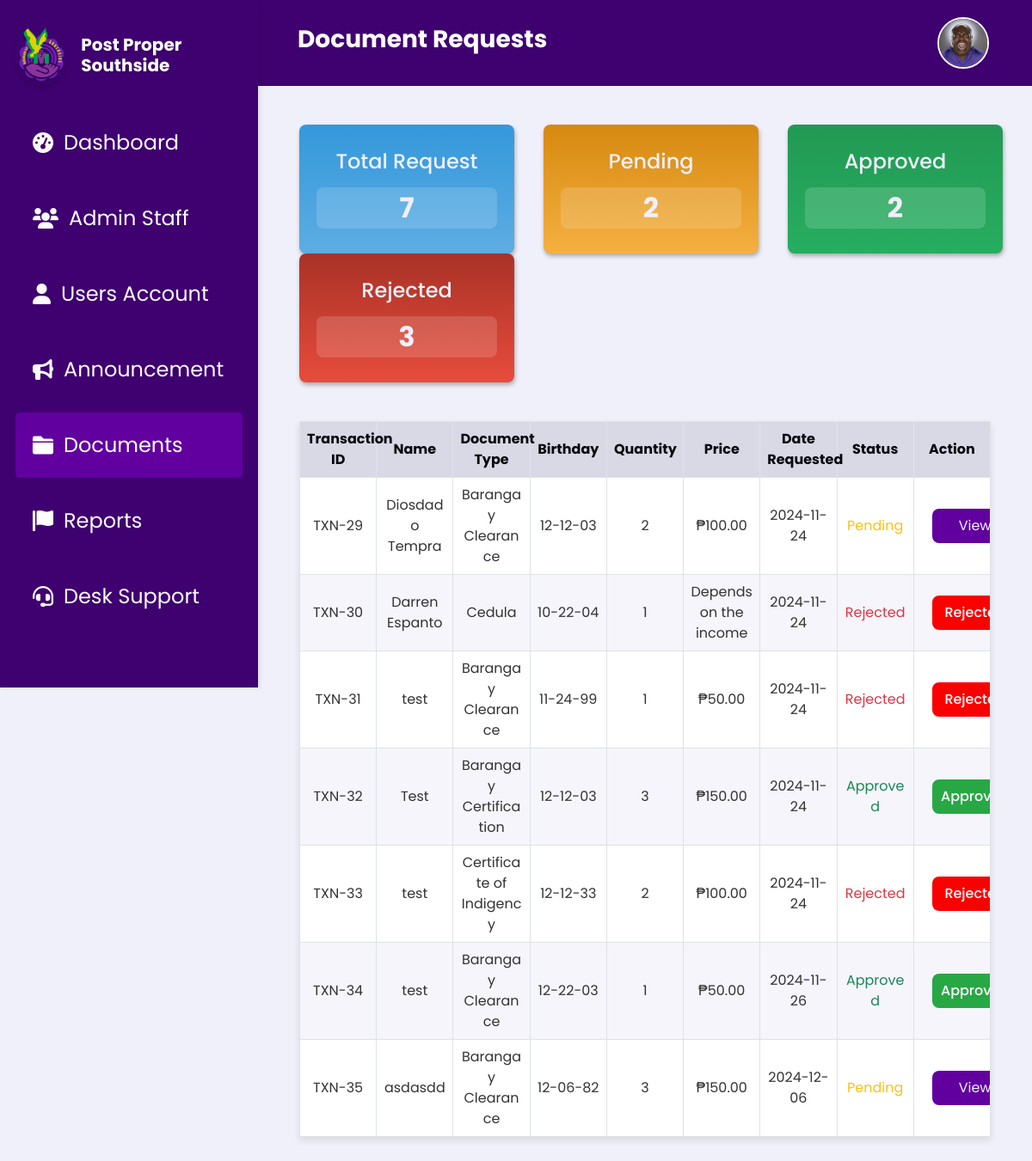
/documents.php (signed in), run on an earlier commit of the app's database.
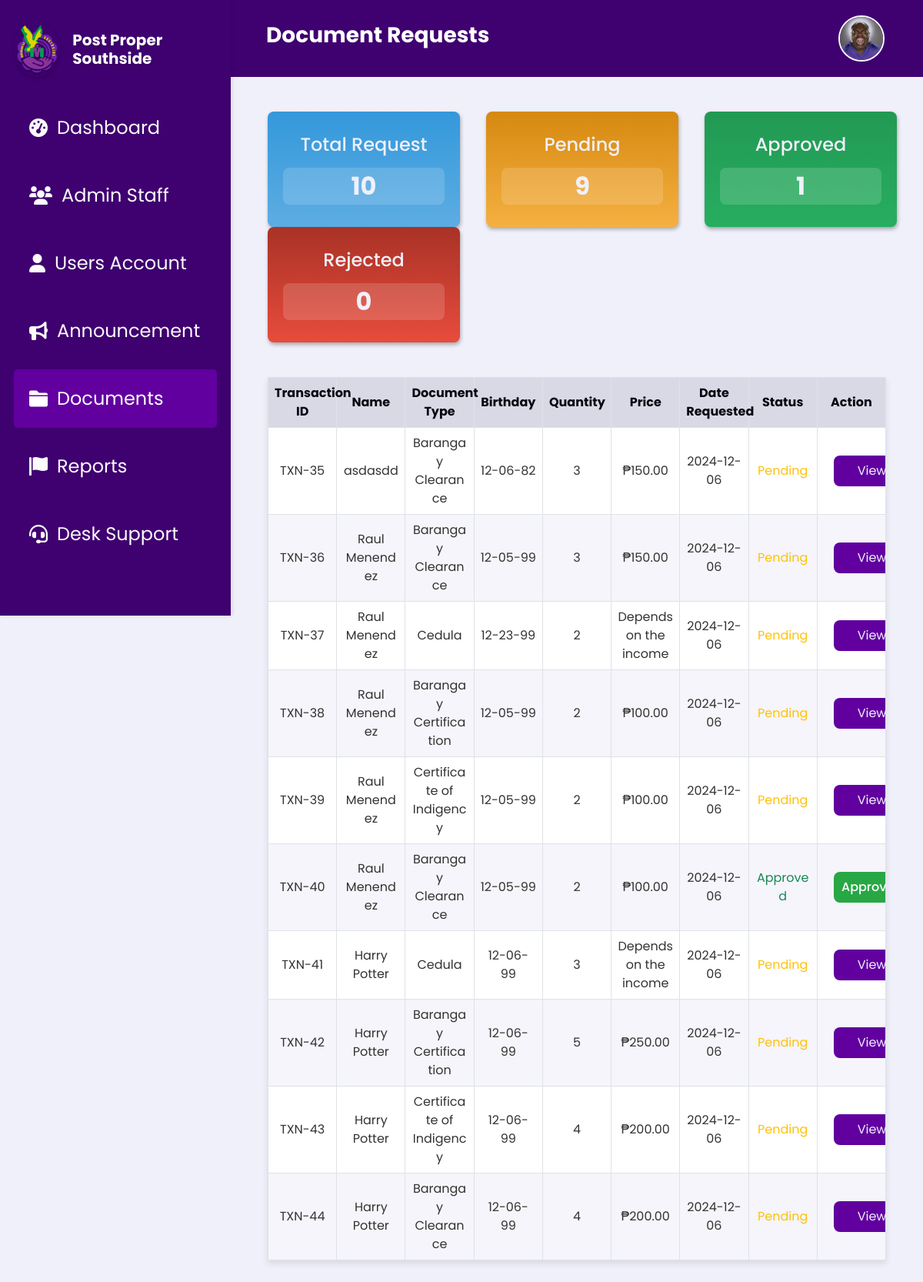
And on a later commit of the database.
### tables this page shows
CREATE TABLE `document_requests` (
  `Id` int(11) NOT NULL,
  `userId` int(11) DEFAULT NULL,
  `DocumentType` varchar(100) NOT NULL DEFAULT 'Barangay Clearance',
  `Name` varchar(255) NOT NULL,
  `Address` varchar(255) DEFAULT NULL,
  `TIN_No` varchar(50) DEFAULT NULL,
  `CTC_No` varchar(50) DEFAULT NULL,
  `Alias` varchar(100) DEFAULT NULL,
  `Age` int(11) DEFAULT NULL,
  `birthday` varchar(10) DEFAULT NULL,
  `PlaceOfBirth` varchar(255) DEFAULT NULL,
  `Occupation` varchar(255) DEFAULT NULL,
  `LengthOfStay` int(11) DEFAULT NULL,
  `Citizenship` varchar(100) DEFAULT NULL,
  `Gender` varchar(10) DEFAULT NULL,
  `CivilStatus` varchar(50) DEFAULT NULL,
  `Purpose` text DEFAULT NULL,
  `Status` varchar(50) DEFAULT NULL,
  `Quantity` int(11) DEFAULT NULL,
  `DateRequested` varchar(255) DEFAULT NULL,
  `valid_id` longtext NOT NULL,
  `valid_id_front` longtext DEFAULT NULL,
  `valid_id_back` longtext DEFAULT NULL,
  `request_picture` longtext NOT NULL,
  `rejection_reason` varchar(255) NOT NULL
);

### documents.php (the view, shortened to what this page needs)
<?php
include 'db.php';
function calculatePrice($documentType, $quantity) {
    switch($documentType) {
        case 'Barangay Clearance':
        case 'Barangay Certification':
        case 'Certificate of Indigency':
            return "₱" . number_format(50.00 * $quantity, 2);
        case 'Cedula':
            return 'Depends on the income';
    }
}
$query = "SELECT Id, Name, DocumentType, Quantity, birthday, DateRequested, Status FROM document_requests";
$stmt = $conn->prepare($query);
$stmt->execute();
$documentRequests = $stmt->fetchAll(PDO::FETCH_ASSOC);
$totalRequestQuery = "SELECT COUNT(*) AS total FROM document_requests";
$pendingCountQuery = "SELECT COUNT(*) AS pending FROM document_requests WHERE LOWER(Status) = 'pending'";
$approvedCountQuery = "SELECT COUNT(*) AS approved FROM document_requests WHERE LOWER(Status) = 'approved'";
$rejectedCountQuery = "SELECT COUNT(*) AS rejected FROM document_requests WHERE LOWER(Status) = 'rejected'";
$totalRequest = $conn->query($totalRequestQuery)->fetch(PDO::FETCH_ASSOC)['total'];
$pendingCount = $conn->query($pendingCountQuery)->fetch(PDO::FETCH_ASSOC)['pending'];
$approvedCount = $conn->query($approvedCountQuery)->fetch(PDO::FETCH_ASSOC)['approved'];
$rejectedCount = $conn->query($rejectedCountQuery)->fetch(PDO::FETCH_ASSOC)['rejected'];
?>
<!DOCTYPE html>
<html lang="en">
<head>
    <link rel="stylesheet" href="https://cdn.jsdelivr.net/npm/bootstrap@5.0.2/dist/css/bootstrap.min.css">
    <link rel="stylesheet" href="css/Documents.css">
</head>
<body>
<?php
    $pageTitle = "Document Requests";
    include 'header.php';
    include 'sidebar.php';
?>
<div class="main-content px-4">
    <div class="statistic-container row text-center ">
        <div class="col">
            <div class="card card-request">
                <h2 class="card-title">Total Request</h2>
                <div class="card-text" >
                    <?php echo $totalRequest; ?>
                </div>
            </div>
        </div>
        <div class="col">
            <div class="card card-pending">
                <h2 class="card-title">Pending</h2>
                <div class="card-text" >
                    <?php echo $pendingCount; ?>
                </div>
            </div>
        </div>
        <div class="col">
            <div class="card card-approved">
                <h2 class="card-title">Approved</h2>
                <div class="card-text" >
                    <?php echo $approvedCount; ?>
                </div>
            </div>
        </div>
        <div class="col">
            <div class="card card-rejected">
                <h2 class="card-title">Rejected</h2>
                <div class="card-text">
                    <?php echo $rejectedCount; ?>
                </div>
            </div>
        </div>
    </div>
    <div class="table-responsive">
    <table class="table table-bordered mb-0">
        <thead>
            <tr>
                <th data-sort="number">Transaction ID</th>
                <th data-sort="string">Name</th>
                <th data-sort="string">Document Type</th>
                <th data-sort="string">Birthday</th>
                <th data-sort="number">Quantity</th>
                <th data-sort="string">Price</th>
                <th data-sort="date">Date Requested</th>
                <th data-sort="status">Status</th>
                <th>Action</th>
            </tr>
        </thead>
        <tbody>
            <?php
            if (!empty($documentRequests)) {
                foreach ($documentRequests as $row) {
                    echo "<tr>";
                    echo "<td>TXN-" . htmlspecialchars($row['Id']) . "</td>";
                    echo "<td>" . htmlspecialchars($row['Name']) . "</td>";
                    echo "<td>" . htmlspecialchars($row['DocumentType']) . "</td>";
                    echo "<td>" . htmlspecialchars($row['birthday']) . "</td>";
                    echo "<td>" . htmlspecialchars($row['Quantity']) . "</td>";
                    echo "<td>" . calculatePrice($row['DocumentType'], $row['Quantity']) . "</td>";
                    echo "<td>" . htmlspecialchars($row['DateRequested']) . "</td>";
                    $statusClass = '';
                    switch(strtolower($row['Status'])) {
                        case 'pending':
                            $statusClass = 'text-warning';
                            break;
                        case 'approved':
                            $statusClass = 'text-success';
                            break;
                        case 'rejected':
                            $statusClass = 'text-danger';
                            break;
                    }
                    echo "<td class='{$statusClass}'>" . ucfirst(htmlspecialchars(strtolower($row['Status']))) . "</td>";
                    if (strtolower($row['Status']) === 'rejected') {
                        echo '<td><button class="action-button button-rejected" disabled>Rejected</button></td>';
                    } elseif (strtolower($row['Status']) === 'approved') {
                        echo '<td><button class="action-button button-approved" disabled>Approved</button></td>';
                    } else {
                        echo '<td><a href="document_verify.php?id=' . htmlspecialchars($row['Id']) . '" class="action-button">View</a></td>';
                    }
                    echo "</tr>";
                }
            } else {
                echo "<tr><td colspan='9'>No document requests found.</td></tr>";
            }
            ?>
        </tbody>
    </table>
</div>
</div>
</body>
</html>

### header.php (shortened to what this page needs)
<!DOCTYPE html>
<html lang="en">
<head>
    <link rel="stylesheet" href="css/header.css">
    <link href="https://cdn.jsdelivr.net/npm/bootstrap@5.0.2/dist/css/bootstrap.min.css" rel="stylesheet">
</head>
<body>
<?php
require 'db.php';
$pageTitle = isset($pageTitle) ? $pageTitle : "Default Title";
if (isset($_SESSION['loggedin']) && $_SESSION['loggedin'] === true && isset($_SESSION['admin_id'])) {
    $adminId = $_SESSION['admin_id'];
    $profileLink = "admin_profile.php";
    try {
        $sql = "SELECT profile_picture FROM admin_accounts WHERE id = ?";
        $stmt = $conn->prepare($sql);
        $stmt->execute([$adminId]);
        $admin = $stmt->fetch(PDO::FETCH_ASSOC);
        $profilePicture = !empty($admin['profile_picture']) ? $admin['profile_picture'] : 'assets/profile.jpg';
    } catch (PDOException $e) {
        echo "Error fetching profile picture: " . $e->getMessage();
        $profilePicture = 'assets/profile.jpg';
    }
} else {
    $profileLink = "splash.php";
    $profilePicture = 'assets/profile.jpg';
}
?>
<div class="header-container">
    <h1 class="page-title"><?php echo $pageTitle; ?></h1>
    <div class="account">
        <a href="<?php echo $profileLink; ?>" class="account-link">
            <img src="<?php echo $profilePicture; ?>" alt="Admin Profile" class="img-fluid rounded-circle account-icon">
        </a>
    </div>
</div>
</body>
</html>

### sidebar.php (shortened to what this page needs)
<!DOCTYPE html>
<html lang="en">
<head>
    <link rel="stylesheet" href="css/Sidebar.css">
    <link rel="stylesheet" href="https://cdnjs.cloudflare.com/ajax/libs/font-awesome/6.0.0-beta3/css/all.min.css">
</head>
<body>
<div class="sidebar">
    <div class="logo-section">
        <img src="assets/Southside.png" alt="Logo" class="logo" onclick="redirectToDashboard()">
        <h3 class="sidebar-title" onclick="redirectToDashboard()">Post Proper Southside</h3>
    </div>
    <?php
    $current_page = basename($_SERVER['PHP_SELF']);
    ?>
    <a href="dashboard.php" class="sidebar-link <?= $current_page == 'dashboard.php' ? 'active' : '' ?>">
        <i class="fas fa-tachometer-alt"></i> Dashboard
    </a>
    <a href="admin_staff.php" class="sidebar-link <?= $current_page == 'admin_staff.php' ? 'active' : '' ?>">
        <i class="fas fa-users"></i> Admin Staff
    </a>
    <a href="users.php" class="sidebar-link <?= $current_page == 'users.php' ? 'active' : '' ?>">
        <i class="fa-solid fa-user"></i> Users Account
    </a>
    <a href="announcement.php" class="sidebar-link <?= $current_page == 'announcement.php' ? 'active' : '' ?>">
        <i class="fas fa-bullhorn"></i> Announcement
    </a>
    <a href="documents.php" class="sidebar-link <?= $current_page == 'documents.php' ? 'active' : '' ?>">
        <i class="fas fa-folder"></i>Documents
    </a>
    <a href="reports.php" class="sidebar-link <?= $current_page == 'reports.php' ? 'active' : '' ?>">
        <i class="fas fa-flag"></i> Reports
    </a>
    <a href="desk_support.php" class="sidebar-link <?= $current_page == 'desk_support.php' ? 'active' : '' ?>">
        <i class="fas fa-headset"></i> Desk Support
    </a>
</div>
</body>
</html>

### css/Documents.css (style rules this page uses)
:root { --text-dark: #06070f; --text-light: #f0f0fa; --main-color: #61009f; --header-color: #3f0070; --button-default: #8a43c5; --button-hover: #b52aff; --focus-textfield: #9b4dff; --box-shadow: 1px 3px 5px rgba(0, 0, 0, 0.3); --container-blue: linear-gradient(180deg, #3498db, #5dade2); --container-yellow: linear-gradient(180deg, #d68910, #f5b041); --container-red: linear-gradient(180deg, #a93226, #e74c3c); --container-green: linear-gradient(180deg, #229954, #27ae60); }
body { font-family: "Poppins", sans-serif; background-color: #f0f0fa !important; }
.card-request { background: var(--container-blue); }
.card-pending { background: var(--container-yellow); }
.card-approved { background: var(--container-green); }
.card-rejected { background: var(--container-red); }
.table { font-family: "Poppins", sans-serif; width: 100%; border-collapse: collapse; table-layout: fixed; border: 1px solid #ccc; }
.table tbody tr:nth-child(odd) { background-color: #ffffff; }
.table tbody tr:nth-child(even) { background-color: #f5f5fb; }
.table th { text-align: center; background-color: #d9d9e6 !important; color: var(--text-dark); }
td { word-wrap: break-word; color: #333; }
.table td, .table th { text-align: center; vertical-align: middle; }
.action-button { width: 6.25rem; height: 2.5rem; background-color: #61009f; color: #f0f0fa; display: flex; align-items: center; justify-content: center; border: none; border-radius: 0.5rem; text-decoration: none; cursor: pointer; margin-left: 0.8rem; }
.card { display: flex; justify-content: center; font-family: "Poppins", sans-serif; height: 9.375rem; width: 15.625rem; border-radius: 0.5rem !important; padding: 1.25rem; border: none !important; box-shadow: var(--box-shadow); }
.card-title { font-size: 1.5rem; color: #f0f0fa; }
.card-text { font-size: 2rem; font-weight: 700; border-radius: 0.5rem; color: #f0f0fa; margin-top: 0.5rem; background: rgba(255, 255, 255, 0.15); }
.table-responsive { margin-left: 1.5rem; margin-right: 1.5rem; margin-top: 2.813rem; max-width: 100%; display: flex; justify-content: center; box-shadow: 0 4px 8px rgba(0, 0, 0, 0.1); }
.statistic-container { padding-top: 2.813rem; padding-left: 1.5rem; }
.main-content { padding-bottom: 2rem; }
.button-approved { background-color: #28a745; color: white; border: none; border-radius: 0.5rem; padding: 0.5rem 1rem; cursor: not-allowed; font-weight: 500; }
@media (max-width: 1200px) { .main-content { margin-left: 200px; } }
.button-rejected { background-color: #fa0000; color: white; border: none; border-radius: 0.5rem; padding: 0.5rem 1rem; cursor: not-allowed; font-weight: 500; }

### css/header.css (style rules this page uses)
* { margin: 0; padding: 0; box-sizing: border-box; }
.header-container { background-color: #3f0070; padding: 20px 50px; margin-left: 18.5rem; text-align: left; position: relative; display: flex; justify-content: space-between; align-items: center; width: auto; }
.page-title { font-size: 28px; color: #ffffff; font-weight: bold; font-family: "Poppins", sans-serif; }
.account { display: flex; align-items: center; }
.account-link { display: inline-block; }
.account-icon { width: 3.75rem; height: auto; border-radius: 50%; aspect-ratio: 1 / 1; object-fit: cover; border: 0.125rem solid #ffffff; transition: transform 0.3s ease; }

What changed in the data, as far as the page shows it:
removed document_requests: Id "29", Name "Diosdado Tempra", DocumentType "Barangay Clearance", birthday "12-12-03", Quantity "2", calculatePrice($row['DocumentType'], $row['Quantity']) "₱100.00", DateRequested "2024-11-24", Status "Pending"
removed document_requests: Id "30", Name "Darren Espanto", DocumentType "Cedula", birthday "10-22-04", Quantity "1", calculatePrice($row['DocumentType'], $row['Quantity']) "Depends on the income", DateRequested "2024-11-24", Status "Rejected"
removed document_requests: Id "31", Name "test", DocumentType "Barangay Clearance", birthday "11-24-99", Quantity "1", calculatePrice($row['DocumentType'], $row['Quantity']) "₱50.00", DateRequested "2024-11-24", Status "Rejected"
removed document_requests: Id "32", Name "Test", DocumentType "Barangay Certification", birthday "12-12-03", Quantity "3", calculatePrice($row['DocumentType'], $row['Quantity']) "₱150.00", DateRequested "2024-11-24", Status "Approved"
removed document_requests: Id "33", Name "test", DocumentType "Certificate of Indigency", birthday "12-12-33", Quantity "2", calculatePrice($row['DocumentType'], $row['Quantity']) "₱100.00", DateRequested "2024-11-24", Status "Rejected"
removed document_requests: Id "34", Name "test", DocumentType "Barangay Clearance", birthday "12-22-03", Quantity "1", calculatePrice($row['DocumentType'], $row['Quantity']) "₱50.00", DateRequested "2024-11-26", Status "Approved"
added document_requests: Id "36", Name "Raul Menendez", DocumentType "Barangay Clearance", birthday "12-05-99", Quantity "3", calculatePrice($row['DocumentType'], $row['Quantity']) "₱150.00", DateRequested "2024-12-06", Status "Pending"
added document_requests: Id "37", Name "Raul Menendez", DocumentType "Cedula", birthday "12-23-99", Quantity "2", calculatePrice($row['DocumentType'], $row['Quantity']) "Depends on the income", DateRequested "2024-12-06", Status "Pending"
added document_requests: Id "38", Name "Raul Menendez", DocumentType "Barangay Certification", birthday "12-05-99", Quantity "2", calculatePrice($row['DocumentType'], $row['Quantity']) "₱100.00", DateRequested "2024-12-06", Status "Pending"
added document_requests: Id "39", Name "Raul Menendez", DocumentType "Certificate of Indigency", birthday "12-05-99", Quantity "2", calculatePrice($row['DocumentType'], $row['Quantity']) "₱100.00", DateRequested "2024-12-06", Status "Pending"
added document_requests: Id "40", Name "Raul Menendez", DocumentType "Barangay Clearance", birthday "12-05-99", Quantity "2", calculatePrice($row['DocumentType'], $row['Quantity']) "₱100.00", DateRequested "2024-12-06", Status "Approved"
added document_requests: Id "41", Name "Harry Potter", DocumentType "Cedula", birthday "12-06-99", Quantity "3", calculatePrice($row['DocumentType'], $row['Quantity']) "Depends on the income", DateRequested "2024-12-06", Status "Pending"
added document_requests: Id "42", Name "Harry Potter", DocumentType "Barangay Certification", birthday "12-06-99", Quantity "5", calculatePrice($row['DocumentType'], $row['Quantity']) "₱250.00", DateRequested "2024-12-06", Status "Pending"
added document_requests: Id "43", Name "Harry Potter", DocumentType "Certificate of Indigency", birthday "12-06-99", Quantity "4", calculatePrice($row['DocumentType'], $row['Quantity']) "₱200.00", DateRequested "2024-12-06", Status "Pending"
added document_requests: Id "44", Name "Harry Potter", DocumentType "Barangay Clearance", birthday "12-06-99", Quantity "4", calculatePrice($row['DocumentType'], $row['Quantity']) "₱200.00", DateRequested "2024-12-06", Status "Pending"
Also different on the page:
$totalRequest: "7" → "10"
$pendingCount: "2" → "9"
$approvedCount: "2" → "1"
$rejectedCount: "3" → "0"
